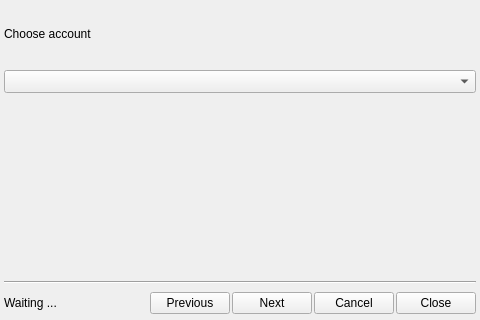
<ui version="4.0" >
 <class>joinmucwizard</class>
 <widget class="QWidget" name="joinmucwizard" >
  <property name="geometry" >
   <rect>
    <x>0</x>
    <y>0</y>
    <width>480</width>
    <height>320</height>
   </rect>
  </property>
  <property name="sizePolicy" >
   <sizepolicy vsizetype="Fixed" hsizetype="Fixed" >
    <horstretch>0</horstretch>
    <verstretch>0</verstretch>
   </sizepolicy>
  </property>
  <property name="minimumSize" >
   <size>
    <width>480</width>
    <height>320</height>
   </size>
  </property>
  <property name="maximumSize" >
   <size>
    <width>480</width>
    <height>320</height>
   </size>
  </property>
  <property name="windowTitle" >
   <string>Join Chat Room Wizard</string>
  </property>
  <property name="windowIcon" >
   <iconset>muc.png</iconset>
  </property>
  <property name="styleSheet" >
   <string>QLabel[_yate_wizardpage_title="true"] {&#xd;
  font-size: 20px;&#xd;
  border-bottom: 1px solid blue;&#xd;
}</string>
  </property>
  <property name="_yate_destroyonhide" stdset="0" >
   <bool>false</bool>
  </property>
  <layout class="QVBoxLayout" >
   <property name="leftMargin" >
    <number>4</number>
   </property>
   <property name="topMargin" >
    <number>4</number>
   </property>
   <property name="rightMargin" >
    <number>4</number>
   </property>
   <property name="bottomMargin" >
    <number>4</number>
   </property>
   <item>
    <widget class="QStackedWidget" name="pages" >
     <property name="sizePolicy" >
      <sizepolicy vsizetype="Expanding" hsizetype="Expanding" >
       <horstretch>0</horstretch>
       <verstretch>0</verstretch>
      </sizepolicy>
     </property>
     <property name="currentIndex" >
      <number>0</number>
     </property>
     <widget class="QWidget" name="pageAccount" >
      <layout class="QVBoxLayout" >
       <property name="leftMargin" >
        <number>0</number>
       </property>
       <property name="topMargin" >
        <number>0</number>
       </property>
       <property name="rightMargin" >
        <number>0</number>
       </property>
       <property name="bottomMargin" >
        <number>0</number>
       </property>
       <item>
        <widget class="QLabel" name="label" >
         <property name="sizePolicy" >
          <sizepolicy vsizetype="Fixed" hsizetype="Expanding" >
           <horstretch>0</horstretch>
           <verstretch>0</verstretch>
          </sizepolicy>
         </property>
         <property name="minimumSize" >
          <size>
           <width>0</width>
           <height>60</height>
          </size>
         </property>
         <property name="maximumSize" >
          <size>
           <width>16777215</width>
           <height>60</height>
          </size>
         </property>
         <property name="text" >
          <string>Choose account</string>
         </property>
         <property name="_yate_wizardpage_title" stdset="0" >
          <bool>true</bool>
         </property>
        </widget>
       </item>
       <item>
        <widget class="QComboBox" name="mucaccount" >
         <property name="sizePolicy" >
          <sizepolicy vsizetype="Fixed" hsizetype="Expanding" >
           <horstretch>0</horstretch>
           <verstretch>0</verstretch>
          </sizepolicy>
         </property>
         <property name="minimumSize" >
          <size>
           <width>0</width>
           <height>23</height>
          </size>
         </property>
         <property name="maximumSize" >
          <size>
           <width>16777215</width>
           <height>23</height>
          </size>
         </property>
        </widget>
       </item>
       <item>
        <spacer>
         <property name="orientation" >
          <enum>Qt::Vertical</enum>
         </property>
         <property name="sizeHint" >
          <size>
           <width>20</width>
           <height>40</height>
          </size>
         </property>
        </spacer>
       </item>
      </layout>
     </widget>
     <widget class="QWidget" name="pageChooseRoomServer" >
      <layout class="QVBoxLayout" >
       <property name="leftMargin" >
        <number>0</number>
       </property>
       <property name="topMargin" >
        <number>0</number>
       </property>
       <property name="rightMargin" >
        <number>0</number>
       </property>
       <property name="bottomMargin" >
        <number>0</number>
       </property>
       <item>
        <widget class="QLabel" name="label_7" >
         <property name="sizePolicy" >
          <sizepolicy vsizetype="Fixed" hsizetype="Expanding" >
           <horstretch>0</horstretch>
           <verstretch>0</verstretch>
          </sizepolicy>
         </property>
         <property name="minimumSize" >
          <size>
           <width>0</width>
           <height>60</height>
          </size>
         </property>
         <property name="maximumSize" >
          <size>
           <width>16777215</width>
           <height>60</height>
          </size>
         </property>
         <property name="text" >
          <string>Use saved room or choose a chat room server</string>
         </property>
         <property name="_yate_wizardpage_title" stdset="0" >
          <bool>true</bool>
         </property>
        </widget>
       </item>
       <item>
        <layout class="QHBoxLayout" >
         <item>
          <widget class="QRadioButton" name="muc_use_saved_room" >
           <property name="minimumSize" >
            <size>
             <width>0</width>
             <height>26</height>
            </size>
           </property>
           <property name="maximumSize" >
            <size>
             <width>16777215</width>
             <height>26</height>
            </size>
           </property>
           <property name="text" >
            <string>Use saved room</string>
           </property>
           <property name="checked" >
            <bool>true</bool>
           </property>
          </widget>
         </item>
         <item>
          <widget class="QComboBox" name="mucsavedrooms" >
           <property name="sizePolicy" >
            <sizepolicy vsizetype="Fixed" hsizetype="Fixed" >
             <horstretch>0</horstretch>
             <verstretch>0</verstretch>
            </sizepolicy>
           </property>
           <property name="minimumSize" >
            <size>
             <width>240</width>
             <height>23</height>
            </size>
           </property>
           <property name="maximumSize" >
            <size>
             <width>240</width>
             <height>23</height>
            </size>
           </property>
          </widget>
         </item>
        </layout>
       </item>
       <item>
        <widget class="QRadioButton" name="muc_choose_server" >
         <property name="text" >
          <string>Choose chat room server</string>
         </property>
        </widget>
       </item>
       <item>
        <spacer>
         <property name="orientation" >
          <enum>Qt::Vertical</enum>
         </property>
         <property name="sizeHint" >
          <size>
           <width>20</width>
           <height>40</height>
          </size>
         </property>
        </spacer>
       </item>
      </layout>
     </widget>
     <widget class="QWidget" name="pageMucServer" >
      <layout class="QVBoxLayout" >
       <property name="leftMargin" >
        <number>0</number>
       </property>
       <property name="topMargin" >
        <number>0</number>
       </property>
       <property name="rightMargin" >
        <number>0</number>
       </property>
       <property name="bottomMargin" >
        <number>0</number>
       </property>
       <item>
        <widget class="QLabel" name="label_3" >
         <property name="sizePolicy" >
          <sizepolicy vsizetype="Fixed" hsizetype="Expanding" >
           <horstretch>0</horstretch>
           <verstretch>0</verstretch>
          </sizepolicy>
         </property>
         <property name="minimumSize" >
          <size>
           <width>0</width>
           <height>60</height>
          </size>
         </property>
         <property name="maximumSize" >
          <size>
           <width>16777215</width>
           <height>60</height>
          </size>
         </property>
         <property name="text" >
          <string>Choose chat room server</string>
         </property>
         <property name="_yate_wizardpage_title" stdset="0" >
          <bool>true</bool>
         </property>
        </widget>
       </item>
       <item>
        <widget class="QGroupBox" name="groupBox" >
         <property name="title" >
          <string>Query the following domain for available chat room server(s)</string>
         </property>
         <layout class="QHBoxLayout" >
          <item>
           <widget class="QLineEdit" name="muc_domain" >
            <property name="minimumSize" >
             <size>
              <width>0</width>
              <height>23</height>
             </size>
            </property>
            <property name="maximumSize" >
             <size>
              <width>16777215</width>
              <height>23</height>
             </size>
            </property>
            <property name="text" >
             <string/>
            </property>
           </widget>
          </item>
          <item>
           <widget class="QPushButton" name="muc_query_servers" >
            <property name="text" >
             <string>Query</string>
            </property>
           </widget>
          </item>
         </layout>
        </widget>
       </item>
       <item>
        <widget class="QComboBox" name="muc_server" >
         <property name="sizePolicy" >
          <sizepolicy vsizetype="Fixed" hsizetype="Expanding" >
           <horstretch>0</horstretch>
           <verstretch>0</verstretch>
          </sizepolicy>
         </property>
         <property name="minimumSize" >
          <size>
           <width>0</width>
           <height>23</height>
          </size>
         </property>
         <property name="maximumSize" >
          <size>
           <width>16777215</width>
           <height>23</height>
          </size>
         </property>
         <property name="editable" >
          <bool>true</bool>
         </property>
         <property name="currentIndex" >
          <number>-1</number>
         </property>
         <property name="_yate_textchangednotify" stdset="0" >
          <bool>true</bool>
         </property>
         <item>
          <property name="text" >
           <string>conference.jabber.org</string>
          </property>
         </item>
         <item>
          <property name="text" >
           <string>groupchat.google.com</string>
          </property>
         </item>
        </widget>
       </item>
       <item>
        <layout class="QHBoxLayout" >
         <item>
          <widget class="QRadioButton" name="mucserver_joinroom" >
           <property name="text" >
            <string>Join a room to selected server</string>
           </property>
           <property name="checked" >
            <bool>true</bool>
           </property>
          </widget>
         </item>
         <item>
          <widget class="QLineEdit" name="room_room" >
           <property name="sizePolicy" >
            <sizepolicy vsizetype="Fixed" hsizetype="Fixed" >
             <horstretch>0</horstretch>
             <verstretch>0</verstretch>
            </sizepolicy>
           </property>
           <property name="minimumSize" >
            <size>
             <width>200</width>
             <height>22</height>
            </size>
           </property>
           <property name="maximumSize" >
            <size>
             <width>200</width>
             <height>22</height>
            </size>
           </property>
           <property name="_yate_textchangednotify" stdset="0" >
            <bool>true</bool>
           </property>
          </widget>
         </item>
        </layout>
       </item>
       <item>
        <widget class="QRadioButton" name="mucserver_queryrooms" >
         <property name="text" >
          <string>Query selected server for available rooms</string>
         </property>
        </widget>
       </item>
       <item>
        <spacer>
         <property name="orientation" >
          <enum>Qt::Vertical</enum>
         </property>
         <property name="sizeHint" >
          <size>
           <width>20</width>
           <height>40</height>
          </size>
         </property>
        </spacer>
       </item>
      </layout>
     </widget>
     <widget class="QWidget" name="pageJoinRoom" >
      <layout class="QVBoxLayout" >
       <property name="spacing" >
        <number>2</number>
       </property>
       <property name="leftMargin" >
        <number>0</number>
       </property>
       <property name="topMargin" >
        <number>0</number>
       </property>
       <property name="rightMargin" >
        <number>0</number>
       </property>
       <property name="bottomMargin" >
        <number>0</number>
       </property>
       <item>
        <widget class="QLabel" name="label_4" >
         <property name="sizePolicy" >
          <sizepolicy vsizetype="Fixed" hsizetype="Expanding" >
           <horstretch>0</horstretch>
           <verstretch>0</verstretch>
          </sizepolicy>
         </property>
         <property name="minimumSize" >
          <size>
           <width>0</width>
           <height>60</height>
          </size>
         </property>
         <property name="maximumSize" >
          <size>
           <width>16777215</width>
           <height>60</height>
          </size>
         </property>
         <property name="text" >
          <string>Join room</string>
         </property>
         <property name="_yate_wizardpage_title" stdset="0" >
          <bool>true</bool>
         </property>
        </widget>
       </item>
       <item>
        <layout class="QHBoxLayout" >
         <property name="topMargin" >
          <number>0</number>
         </property>
         <item>
          <widget class="QLabel" name="label_account" >
           <property name="enabled" >
            <bool>true</bool>
           </property>
           <property name="sizePolicy" >
            <sizepolicy vsizetype="Fixed" hsizetype="Fixed" >
             <horstretch>0</horstretch>
             <verstretch>0</verstretch>
            </sizepolicy>
           </property>
           <property name="minimumSize" >
            <size>
             <width>70</width>
             <height>22</height>
            </size>
           </property>
           <property name="maximumSize" >
            <size>
             <width>70</width>
             <height>22</height>
            </size>
           </property>
           <property name="text" >
            <string>Account:</string>
           </property>
           <property name="indent" >
            <number>0</number>
           </property>
          </widget>
         </item>
         <item>
          <widget class="QLabel" name="room_account" >
           <property name="sizePolicy" >
            <sizepolicy vsizetype="Fixed" hsizetype="Expanding" >
             <horstretch>0</horstretch>
             <verstretch>0</verstretch>
            </sizepolicy>
           </property>
           <property name="minimumSize" >
            <size>
             <width>0</width>
             <height>22</height>
            </size>
           </property>
           <property name="maximumSize" >
            <size>
             <width>16777215</width>
             <height>22</height>
            </size>
           </property>
          </widget>
         </item>
        </layout>
       </item>
       <item>
        <layout class="QHBoxLayout" >
         <item>
          <widget class="QLabel" name="label_room" >
           <property name="enabled" >
            <bool>true</bool>
           </property>
           <property name="sizePolicy" >
            <sizepolicy vsizetype="Expanding" hsizetype="Fixed" >
             <horstretch>0</horstretch>
             <verstretch>0</verstretch>
            </sizepolicy>
           </property>
           <property name="minimumSize" >
            <size>
             <width>70</width>
             <height>22</height>
            </size>
           </property>
           <property name="maximumSize" >
            <size>
             <width>70</width>
             <height>22</height>
            </size>
           </property>
           <property name="text" >
            <string>Room:</string>
           </property>
           <property name="indent" >
            <number>0</number>
           </property>
          </widget>
         </item>
         <item>
          <widget class="QLabel" name="room_uri" >
           <property name="sizePolicy" >
            <sizepolicy vsizetype="Fixed" hsizetype="Expanding" >
             <horstretch>0</horstretch>
             <verstretch>0</verstretch>
            </sizepolicy>
           </property>
           <property name="minimumSize" >
            <size>
             <width>0</width>
             <height>22</height>
            </size>
           </property>
           <property name="maximumSize" >
            <size>
             <width>16777215</width>
             <height>22</height>
            </size>
           </property>
          </widget>
         </item>
        </layout>
       </item>
       <item>
        <layout class="QHBoxLayout" >
         <property name="topMargin" >
          <number>0</number>
         </property>
         <item>
          <widget class="QLabel" name="label_nick" >
           <property name="enabled" >
            <bool>true</bool>
           </property>
           <property name="sizePolicy" >
            <sizepolicy vsizetype="Fixed" hsizetype="Fixed" >
             <horstretch>0</horstretch>
             <verstretch>0</verstretch>
            </sizepolicy>
           </property>
           <property name="minimumSize" >
            <size>
             <width>70</width>
             <height>22</height>
            </size>
           </property>
           <property name="maximumSize" >
            <size>
             <width>70</width>
             <height>22</height>
            </size>
           </property>
           <property name="styleSheet" >
            <string>QLabel:disabled {color: red;}</string>
           </property>
           <property name="text" >
            <string>Nick:</string>
           </property>
           <property name="indent" >
            <number>0</number>
           </property>
          </widget>
         </item>
         <item>
          <widget class="QLineEdit" name="room_nick" >
           <property name="minimumSize" >
            <size>
             <width>0</width>
             <height>23</height>
            </size>
           </property>
           <property name="maximumSize" >
            <size>
             <width>16777215</width>
             <height>23</height>
            </size>
           </property>
          </widget>
         </item>
        </layout>
       </item>
       <item>
        <layout class="QHBoxLayout" >
         <property name="topMargin" >
          <number>0</number>
         </property>
         <item>
          <widget class="QLabel" name="label_password" >
           <property name="sizePolicy" >
            <sizepolicy vsizetype="Fixed" hsizetype="Fixed" >
             <horstretch>0</horstretch>
             <verstretch>0</verstretch>
            </sizepolicy>
           </property>
           <property name="minimumSize" >
            <size>
             <width>70</width>
             <height>22</height>
            </size>
           </property>
           <property name="maximumSize" >
            <size>
             <width>70</width>
             <height>22</height>
            </size>
           </property>
           <property name="text" >
            <string>Password:</string>
           </property>
           <property name="indent" >
            <number>0</number>
           </property>
          </widget>
         </item>
         <item>
          <widget class="QLineEdit" name="room_password" >
           <property name="minimumSize" >
            <size>
             <width>0</width>
             <height>23</height>
            </size>
           </property>
           <property name="maximumSize" >
            <size>
             <width>16777215</width>
             <height>23</height>
            </size>
           </property>
           <property name="echoMode" >
            <enum>QLineEdit::Password</enum>
           </property>
          </widget>
         </item>
        </layout>
       </item>
       <item>
        <widget class="QCheckBox" name="room_autojoin" >
         <property name="text" >
          <string>Automatically join when account is connected</string>
         </property>
        </widget>
       </item>
       <item>
        <widget class="QCheckBox" name="room_history" >
         <property name="text" >
          <string>Retrieve history</string>
         </property>
        </widget>
       </item>
       <item>
        <layout class="QHBoxLayout" >
         <property name="leftMargin" >
          <number>18</number>
         </property>
         <item>
          <widget class="QCheckBox" name="room_historylast" >
           <property name="text" >
            <string>Retrieve last</string>
           </property>
          </widget>
         </item>
         <item>
          <widget class="QSpinBox" name="room_historylast_value" >
           <property name="minimumSize" >
            <size>
             <width>0</width>
             <height>23</height>
            </size>
           </property>
           <property name="maximumSize" >
            <size>
             <width>16777215</width>
             <height>23</height>
            </size>
           </property>
           <property name="suffix" >
            <string> minutes</string>
           </property>
           <property name="minimum" >
            <number>1</number>
           </property>
           <property name="maximum" >
            <number>1440</number>
           </property>
           <property name="singleStep" >
            <number>5</number>
           </property>
           <property name="value" >
            <number>30</number>
           </property>
          </widget>
         </item>
        </layout>
       </item>
       <item>
        <spacer>
         <property name="orientation" >
          <enum>Qt::Vertical</enum>
         </property>
         <property name="sizeHint" >
          <size>
           <width>20</width>
           <height>40</height>
          </size>
         </property>
        </spacer>
       </item>
      </layout>
     </widget>
     <widget class="QWidget" name="pageRooms" >
      <layout class="QVBoxLayout" >
       <property name="leftMargin" >
        <number>0</number>
       </property>
       <property name="topMargin" >
        <number>0</number>
       </property>
       <property name="rightMargin" >
        <number>0</number>
       </property>
       <property name="bottomMargin" >
        <number>0</number>
       </property>
       <item>
        <widget class="QLabel" name="label_2" >
         <property name="sizePolicy" >
          <sizepolicy vsizetype="Fixed" hsizetype="Expanding" >
           <horstretch>0</horstretch>
           <verstretch>0</verstretch>
          </sizepolicy>
         </property>
         <property name="minimumSize" >
          <size>
           <width>0</width>
           <height>60</height>
          </size>
         </property>
         <property name="maximumSize" >
          <size>
           <width>16777215</width>
           <height>60</height>
          </size>
         </property>
         <property name="text" >
          <string>Available chat rooms</string>
         </property>
         <property name="_yate_wizardpage_title" stdset="0" >
          <bool>true</bool>
         </property>
        </widget>
       </item>
       <item>
        <widget class="QTableWidget" name="muc_rooms" >
         <property name="styleSheet" >
          <string>QTableWidget {&#xd;
  selection-background-color: lightblue;&#xd;
  font-size: 11px;&#xd;
  background:white;&#xd;
  border: 1px solid #97acbc;&#xd;
  border-radius:2px;&#xd;
}</string>
         </property>
         <property name="editTriggers" >
          <set>QAbstractItemView::NoEditTriggers</set>
         </property>
         <property name="tabKeyNavigation" >
          <bool>false</bool>
         </property>
         <property name="selectionMode" >
          <enum>QAbstractItemView::SingleSelection</enum>
         </property>
         <property name="selectionBehavior" >
          <enum>QAbstractItemView::SelectRows</enum>
         </property>
         <column>
          <property name="text" >
           <string>Room</string>
          </property>
         </column>
         <column>
          <property name="text" >
           <string>Name</string>
          </property>
         </column>
        </widget>
       </item>
      </layout>
     </widget>
    </widget>
   </item>
   <item>
    <widget class="Line" name="line" >
     <property name="orientation" >
      <enum>Qt::Horizontal</enum>
     </property>
    </widget>
   </item>
   <item>
    <layout class="QHBoxLayout" >
     <property name="spacing" >
      <number>2</number>
     </property>
     <item>
      <widget class="QFrame" name="frame_progress" >
       <property name="sizePolicy" >
        <sizepolicy vsizetype="Fixed" hsizetype="Expanding" >
         <horstretch>0</horstretch>
         <verstretch>0</verstretch>
        </sizepolicy>
       </property>
       <property name="minimumSize" >
        <size>
         <width>16</width>
         <height>26</height>
        </size>
       </property>
       <property name="maximumSize" >
        <size>
         <width>16777215</width>
         <height>26</height>
        </size>
       </property>
       <layout class="QHBoxLayout" >
        <property name="spacing" >
         <number>4</number>
        </property>
        <property name="leftMargin" >
         <number>0</number>
        </property>
        <property name="topMargin" >
         <number>0</number>
        </property>
        <property name="rightMargin" >
         <number>0</number>
        </property>
        <property name="bottomMargin" >
         <number>0</number>
        </property>
        <item>
         <widget class="QLabel" name="progress_text" >
          <property name="sizePolicy" >
           <sizepolicy vsizetype="Expanding" hsizetype="Expanding" >
            <horstretch>0</horstretch>
            <verstretch>0</verstretch>
           </sizepolicy>
          </property>
          <property name="text" >
           <string>Waiting ...</string>
          </property>
          <property name="wordWrap" >
           <bool>true</bool>
          </property>
         </widget>
        </item>
       </layout>
      </widget>
     </item>
     <item>
      <spacer>
       <property name="orientation" >
        <enum>Qt::Horizontal</enum>
       </property>
       <property name="sizeType" >
        <enum>QSizePolicy::Expanding</enum>
       </property>
       <property name="sizeHint" >
        <size>
         <width>40</width>
         <height>20</height>
        </size>
       </property>
      </spacer>
     </item>
     <item>
      <widget class="QPushButton" name="prev" >
       <property name="text" >
        <string>Previous</string>
       </property>
       <property name="icon" >
        <iconset>prev.png</iconset>
       </property>
       <property name="iconSize" >
        <size>
         <width>16</width>
         <height>16</height>
        </size>
       </property>
      </widget>
     </item>
     <item>
      <widget class="QPushButton" name="next" >
       <property name="text" >
        <string>Next</string>
       </property>
       <property name="icon" >
        <iconset>next.png</iconset>
       </property>
       <property name="iconSize" >
        <size>
         <width>16</width>
         <height>16</height>
        </size>
       </property>
      </widget>
     </item>
     <item>
      <widget class="QPushButton" name="cancel" >
       <property name="text" >
        <string>Cancel</string>
       </property>
       <property name="iconSize" >
        <size>
         <width>16</width>
         <height>16</height>
        </size>
       </property>
      </widget>
     </item>
     <item>
      <widget class="QPushButton" name="button_hide" >
       <property name="text" >
        <string>Close</string>
       </property>
       <property name="iconSize" >
        <size>
         <width>16</width>
         <height>16</height>
        </size>
       </property>
      </widget>
     </item>
    </layout>
   </item>
  </layout>
 </widget>
 <resources/>
 <connections/>
</ui>
